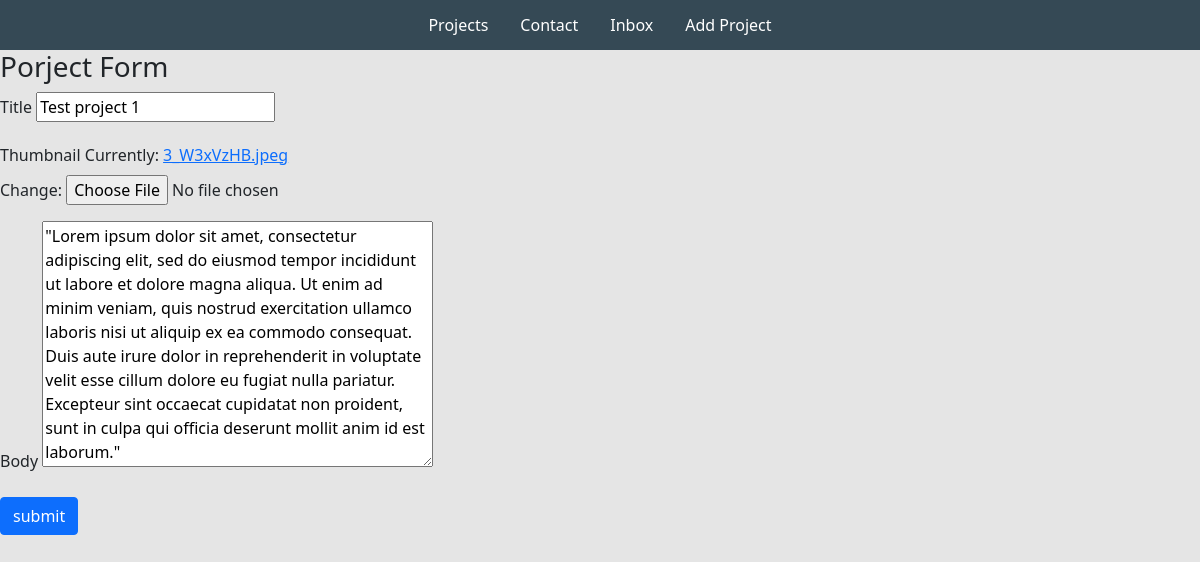
/edit-project/ebbd11b6-7be4-4f19-b668-e532eee8107e/ (signed in), run on an earlier commit of the app's database.
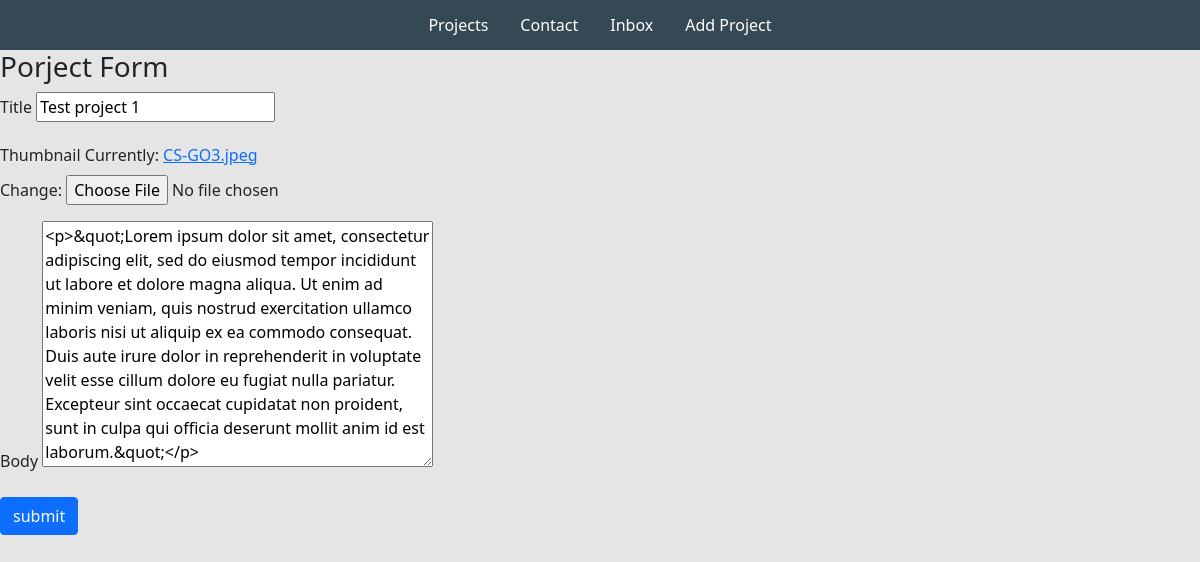
And on a later commit of the database.
### base/models.py (models this page shows, shortened)
class Project(models.Model):
    title = models.CharField(max_length=200)
    thumbnail = models.ImageField(null = True)
    body = RichTextUploadingField()
    slug = models.SlugField(null= True, blank=True)
    created = models.DateTimeField(auto_now_add=True)
    id = models.UUIDField(default=uuid.uuid4, unique=True, primary_key=True, editable=False)

### base/views.py (the view)
# urls.py: path('edit-project/<str:pk>/', views.editProject, name="edit-project"),
def editProject(request, pk):
    project= Project.objects.get(id=pk)
    form = ProjectForm(instance=project)
    if request.method == 'POST':
        form = ProjectForm(request.POST, request.FILES, instance=project)
        if form.is_valid():
            form.save()
            return redirect('home')
    context = {'form' : form}
    return render(request, 'base/project_form.html', context)

### base/forms.py
class ProjectForm(ModelForm):
    class Meta:
        model = Project
        fields = ['title','thumbnail', 'body']

### base/templates/base/project_form.html (shortened to what this page needs)
{% extends 'base/main.html' %}
{% load static %}
{% block content %}
<div class="continer">
    <h3>Porject Form</h3>
    <form method="POST" enctype="multipart/form-data">
        {% for field in form %}
        <div class="mb-3">
            <label for="exampleInputPassword1" class="form-label">
                {{field.label}}
            </label>
            {{field}}
        </div>
        {% endfor %}
        <input  class="btn btn-primary" type="submit" value="submit">
    </form>
</div>
{% endblock content%}

What changed in the data, as far as the page shows it:
changed Project "Test project 1": body "\"Lorem ipsum dolor sit amet, consectetur adipiscing elit, sed do eiusmod tempor incididunt ut labore et dolore magna aliqua. Ut enim ad minim veniam, quis nostrud exercitation ullamco laboris nisi ut aliquip ex ea commodo consequat. Duis aute irure dolor in reprehenderit in voluptate velit esse cillum dolore eu fugiat nulla pariatur. Excepteur sint occaecat cupidatat non proident, sunt in culpa qui officia deserunt mollit anim id est laborum.\"" → "<p>&quot;Lorem ipsum dolor sit amet, consectetur adipiscing elit, sed do eiusmod tempor incididunt ut labore et dolore magna aliqua. Ut enim ad minim veniam, quis nostrud exercitation ullamco laboris nisi ut aliquip ex ea commodo consequat. Duis aute irure dolor in reprehenderit in voluptate velit esse cillum dolore eu fugiat nulla pariatur. Excepteur sint occaecat cupidatat non proident, sunt in culpa qui officia deserunt mollit anim id est laborum.&quot;</p>"
Also different on the page:
text no longer shown: "Currently: 3_W3xVzHB.jpeg Change:"
text now shown: "Currently: CS-GO3.jpeg Change:"
